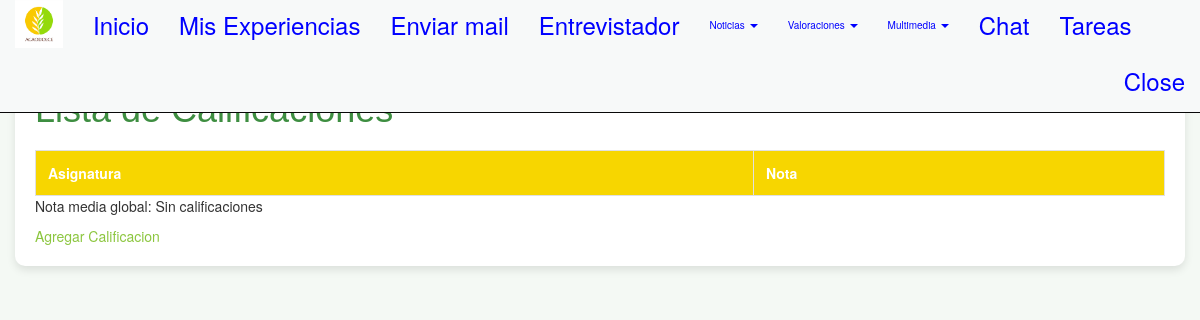
/lista_calificaciones/ (signed in), run on an earlier commit of the app's database.
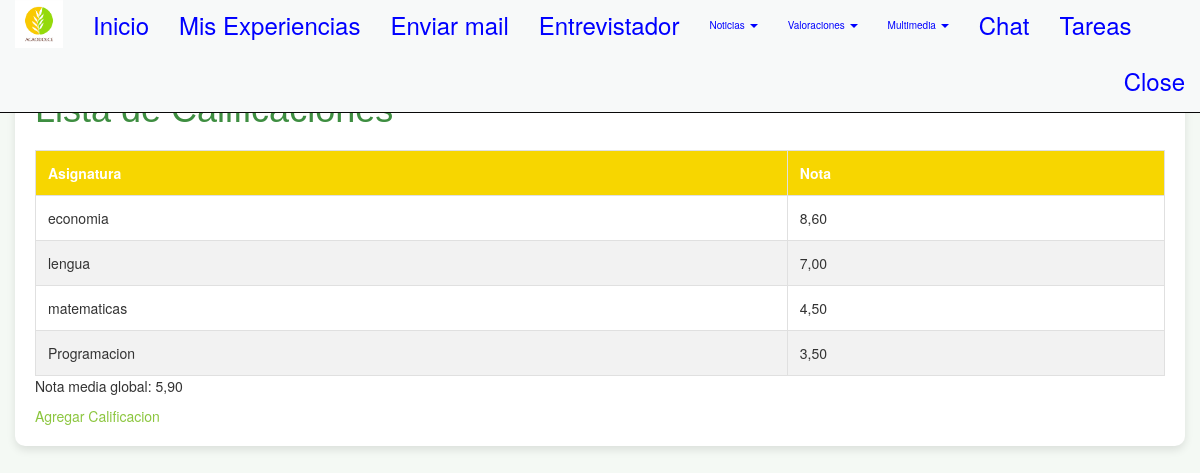
And on a later commit of the database.
### appportfolio/models.py (models this page shows, shortened)
class Calificacion(models.Model):
    id = models.AutoField(primary_key=True)
    asignatura = models.CharField(max_length=200)
    nota = models.DecimalField(max_digits=5, decimal_places=2)
    class Meta:
        verbose_name = "Calificacion"
        verbose_name_plural = "Calificaciones"
        ordering = ['id']

### appportfolio/views.py (the view)
# urls.py: path('lista_calificaciones/', views.lista_calificaciones, name='lista_calificaciones'),
def lista_calificaciones(request):
    calificaciones = Calificacion.objects.all().order_by('-nota')
    Totmedia = 0
    i = 0
    for media in calificaciones:
        Totmedia += media.nota
        i += 1
    promedio = Totmedia / i if i > 0 else None
    context = {
        'calificaciones': calificaciones,
        'promedio': promedio
    }
    return render(request, 'lista_calificaciones.html', context=context)

### templates/lista_calificaciones.html (shortened to what this page needs)
{% extends "base.html" %}
{% load static %}
{% block head %}
<link rel="stylesheet" href="https://maxcdn.bootstrapcdn.com/bootstrap/3.3.5/css/bootstrap.min.css">
<link rel="stylesheet" href="{% static 'css/tareas.css' %}">
{% endblock %}
{% block content %}
 <h1>Lista de Calificaciones</h1>
    <table>
        <thead>
            <tr>
                <th>Asignatura</th>
                <th>Nota</th>
            </tr>
        </thead>
        <tbody>
            {% for calificacion in calificaciones %}
                <tr>
                    <td>{{ calificacion.asignatura }}</td>
                    <td>{{ calificacion.nota }}</td>
                </tr>
            {% endfor %}
        </tbody>
    </table>
    <p>Nota media global: {{ promedio|default:"Sin calificaciones" }}</p>
    <a href="{% url 'añadir_calificacion' %}">Agregar Calificacion</a>
{% endblock %}

What changed in the data, as far as the page shows it:
added Calificacion: asignatura "economia", nota "8,60"
added Calificacion: asignatura "lengua", nota "7,00"
added Calificacion: asignatura "matematicas", nota "4,50"
added Calificacion: asignatura "Programacion", nota "3,50"
Also different on the page:
{{ promedio|default:"Sin calificaciones" }}: "Sin calificaciones" → "5,90"
